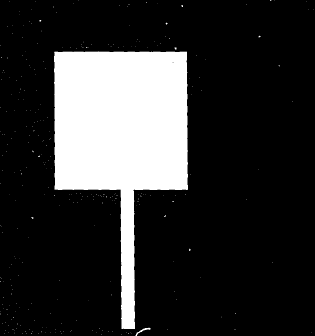
#> input picture object decomposition 1.png, 315 x 336 px
$ python 'object decomposition 1.py'
#> lines starting #> are read from the running program, lines starting #| are printed output that depends on the picture; after the words box and inside, x2 and y2 are one past the last pixel; in counts of white or black regions, pixels touching at a corner belong together
### morphology.py
import numpy as np


def morph(img=None, oper=None, iterations=1, strel=np.ones((3, 3)), bin=0):
    # This function accepts accepts a binary shape (img), morphological operation, structuring element
    # and number of iterations. It performs the specified operation of img by the structuring element
    # for the required number of iterations and returns the result.

    if bin:
        img = binarize(img)
    if oper is None:
        print('Choose specific morphological operator: erosion, dilation, closing, opening')
        return
    img = find_range(img)
    if oper == 'er':
        func = erosion
    elif oper == 'di':
        func = dilation
    elif oper == 'cl':
        func = closing
    elif oper == 'op':
        func = opening

    morphed_img = func(img, strel)
    if iterations > 1:
        for i in range(iterations - 1):
            morphed_img = func(morphed_img, strel)
            i += 1
    return morphed_img


def erosion(img, strel=np.ones((3, 3))):
    # The erosion function accepts a binary shape (img) and a structuring element. If no structuring element
    # is passed to the function, a 3-by-3 array of ones is used as a default.
    # The function returns the erosion of img by the structuring element.

    img = binarize(img, 'seg')
    img = find_range(img)
    img /= 255
    dim = img.shape
    strel = np.asarray(strel, dtype=np.uint8)
    orig = ((strel.shape[0]-1) // 2, (strel.shape[1] -1) // 2)
    x, y = strel.shape[0], strel.shape[1]
    a = np.zeros(dim)

    for i in range(dim[0]):
        for j in range(dim[1]):

            # Step I - Find the intersection of structuring element and current x-by-y subset of img.
            # If there is no intersection, continue:
            inters = img[fit(i - orig[0]):i - orig[0] + x, fit(j - orig[1]):j - orig[1] + y]
            if inters.shape[0] == 0 or inters.shape[1] == 0:
                continue

            # Step II - Find points (x0, y0), (x1, y1) such that the shape of
            # structuring element [x0:x1, y0:y1] will be equal to the shape of intersection:

            if orig[0] - i > 0:
                x0 = orig[0] - i
            else:
                x0 = 0
            if i + (x - orig[0]) > dim[0]:
                x1 = (dim[0] + orig[0]) - (i + 1)
            else:
                x1 = x - 1

            if orig[1] - j > 0:
                y0 = orig[1] - j
            else:
                y0 = 0
            if j + (y - orig[1]) > dim[1]:
                y1 = (dim[1] + orig[1]) - (j + 1)
            else:
                y1 = y - 1

            # Step III - Compute match:

            match = np.logical_and(inters, strel[x0:x1 + 1, y0:y1 + 1])
            if np.array_equal(match, strel[x0:x1 + 1, y0:y1 + 1]):
                a[i, j] = 1

    return np.asarray(a * 255, dtype=np.uint8)


def dilation(img, strel=np.ones((3, 3))):
    # The erosion function accepts a binary shape (img) and a structuring element. If no structuring element
    # is passed to the function, a 3-by-3 array of ones is used as a default.
    # The function returns the dilation of the binary shape by the structuring element.

    # img = binarize(img, 'seg')
    img = find_range(img)
    img = img // 255
    dim = img.shape
    strel=np.asarray(strel, dtype=np.uint8)
    orig = ((strel.shape[0] - 1) // 2, (strel.shape[1] - 1) // 2)
    x, y = strel.shape[0], strel.shape[1]
    a = np.zeros(dim)

    for i in range(dim[0]):
        for j in range(dim[1]):

            # Step I - Find the intersection of structuring element and current x-by-y subset of img.
            # If there is no intersection, continue:
            inters = img[fit(i - orig[0]):i - orig[0] + x, fit(j - orig[1]):j - orig[1] + y]
            if inters.shape[0] == 0 or inters.shape[1] == 0:
                continue

            # Step II - find points (x0, y0), (x1, y1) such that the shape of
            # structuring element [x0:x1, y0:y1] will be equal to the shape of intersection:

            if orig[0] - i > 0:
                x0 = orig[0] - i
            else:
                x0 = 0
            if i + (x - orig[0]) > dim[0]:
                x1 = (dim[0] + orig[0]) - (i + 1)
            else:
                x1 = x - 1

            if orig[1] - j > 0:
                y0 = orig[1] - j
            else:
                y0 = 0
            if j + (y - orig[1]) > dim[1]:
                y1 = (dim[1] + orig[1]) - (j + 1)
            else:
                y1 = y - 1

            # Step III - Compute match:

            match = np.logical_and(inters, strel[x0:x1 + 1, y0:y1 + 1])
            if match.any():
                a[i, j] = 1

    return np.asarray(a * 255, dtype=np.uint8)


def opening(img, strel=np.ones((3, 3))):
    # The erosion function accepts a binary shape (img) and a structuring element. If no structuring element
    # is passed to the function, a 3-by-3 array of ones is used as a default.
    # The function returns the opening of img by the structuring element.

    return dilation(erosion(img, strel), strel)


# [27 lines left out: functions closing, reverse, gray_conversion, not called in this run]


def segment(img, th=None):
    # This function performs a basic segmentation of a grayscale image according to given threshold.
    # Mean value of the image is used as default.

    if th is None:
        th = int(np.round(np.mean(img, axis=0).mean()))

    seg_img = img.copy()
    seg_img[seg_img < th] = 0
    seg_img[seg_img >= th] = 255
    return np.asarray(seg_img, dtype=np.uint8)


# [11 lines left out: function hist_thresh, not called in this run]


def binarize(img, mode='hist', th=None):
    # Auxiliary function to convert color or grayscale images to black and white (binary).

    bin_img = img.copy()
    if len(img.shape) == 3:
        bin_img = gray_conversion(np.copy(img))
    if mode == 'seg':
        return segment(bin_img, th)
    if mode == 'hist':
        return hist_thresh(bin_img)


def fit(index):
    # Auxiliary function to compute intersection of a structuring element and a binary image.

    if index < 0:
        return 0
    else:
        return index


def find_range(img):
    # Auxiliary function to turn binary images into [0, 255] format over [0, 1].

    if img[img == 1].any():
        return np.asarray(img * 255, dtype=np.float64)
    else:
        return np.asarray(img, dtype=np.float64)


# [96 lines left out: functions strel, hist_eq, erosion_ver2, dilation_ver2, not called in this run]

### object decomposition 1.py
import cv2
import matplotlib.pyplot as plt
from morphology import *

# Simple binary object decomposition.

strel = np.ones((17, 17), np.uint8)
strel[0, :] = 0
strel[strel.shape[0] - 1, :] = 0
strel[:, strel.shape[1] - 1] = 0
strel[:, 0] = 0

img = cv2.imread('object decomposition 1.png', 0)
#> img is the input picture: shape (336, 315); min 0, max 255, mean 48.9
img1 = morph(img, 'op', 1, strel=strel)
#> in segment, `th = int(np.round(np.mean(img, axis=0).mean()))`: th = 49
#> in segment, `seg_img[seg_img >= th] = 255`:
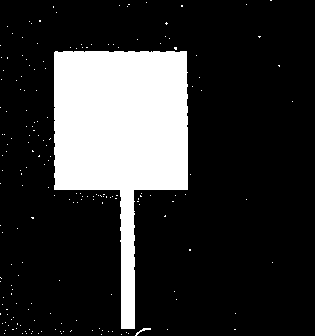
#> seg_img: shape (336, 315) float64; 19.6% white; 189 white regions (187 under 20 px), largest, box (x1, y1, x2, y2) and area: (54, 51, 188, 329) 20432, (135, 328, 151, 336) 35
#> in erosion, `img /= 255`:
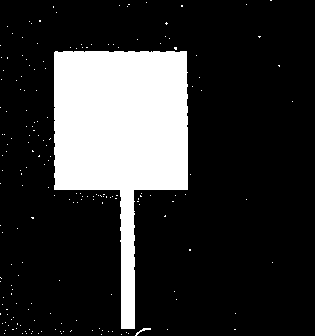
#> img: shape (336, 315) float64; values 0 (black) and 1 (white), 19.6% white; 189 white regions (187 under 20 px), largest, box (x1, y1, x2, y2) and area: (54, 51, 188, 329) 20432, (135, 328, 151, 336) 35
#> after the loop in erosion, `for i in range(dim[0]):`: a: shape (336, 315) float64; values 0 (black) and 1 (white), 13.9% white; 1 white region, box (x1, y1, x2, y2) and area: (61, 58, 181, 183) 14732
#> after the loop in dilation, `for i in range(dim[0]):`:
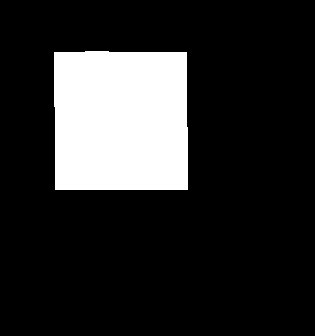
#> a: shape (336, 315) float64; values 0 (black) and 1 (white), 17.3% white; 1 white region, box (x1, y1, x2, y2) and area: (54, 51, 188, 190) 18358
img2 = img - img1
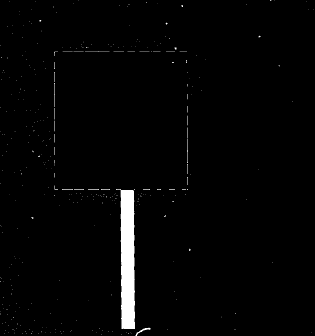
#> img2: shape (336, 315); min 0, max 255, mean 5.2
img3 = morph(img2, 'er', 1)
#> in segment (call 2), `th = int(np.round(np.mean(img, axis=0).mean()))`: th = 5
#> in segment (call 2), `seg_img[seg_img >= th] = 255`:
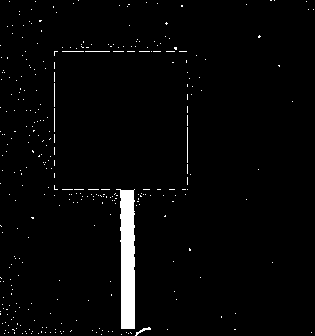
#> seg_img: shape (336, 315) float64; 2.6% white; 330 white regions (323 under 20 px), largest, box (x1, y1, x2, y2) and area: (116, 189, 135, 329) 1930, (135, 327, 151, 336) 40, (187, 127, 188, 163) 36
#> in erosion (call 2), `img /= 255`:
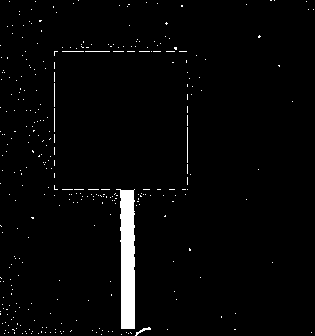
#> img: shape (336, 315) float64; values 0 (black) and 1 (white), 2.6% white; 330 white regions (323 under 20 px), largest, box (x1, y1, x2, y2) and area: (116, 189, 135, 329) 1930, (135, 327, 151, 336) 40, (187, 127, 188, 163) 36
#> in erosion (call 2), `strel = np.asarray(strel, dtype=np.uint8)`: strel = [[1, 1, 1], [1, 1, 1], [1, 1, 1]]
#> after the loop in erosion (call 2), `for i in range(dim[0]):`:
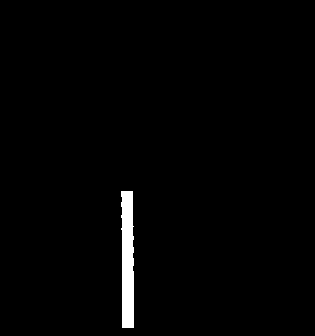
#> a: shape (336, 315) float64; values 0 (black) and 1 (white), 1.5% white; 1 white region, box (x1, y1, x2, y2) and area: (121, 191, 134, 328) 1599

plt.figure('Ex. d - object decomposition 1')
plt.subplot(141).set_title('original image')
plt.axis('off')
plt.imshow(img, cmap='gray')
plt.subplot(142).set_title('opened image')
plt.axis('off')
plt.imshow(img1, cmap='gray')
plt.subplot(143).set_title('residue')
plt.axis('off')
plt.imshow(img2, cmap='gray')
plt.subplot(144).set_title('eroded residue')
plt.axis('off')
plt.imshow(img3, cmap='gray')

plt.show()
